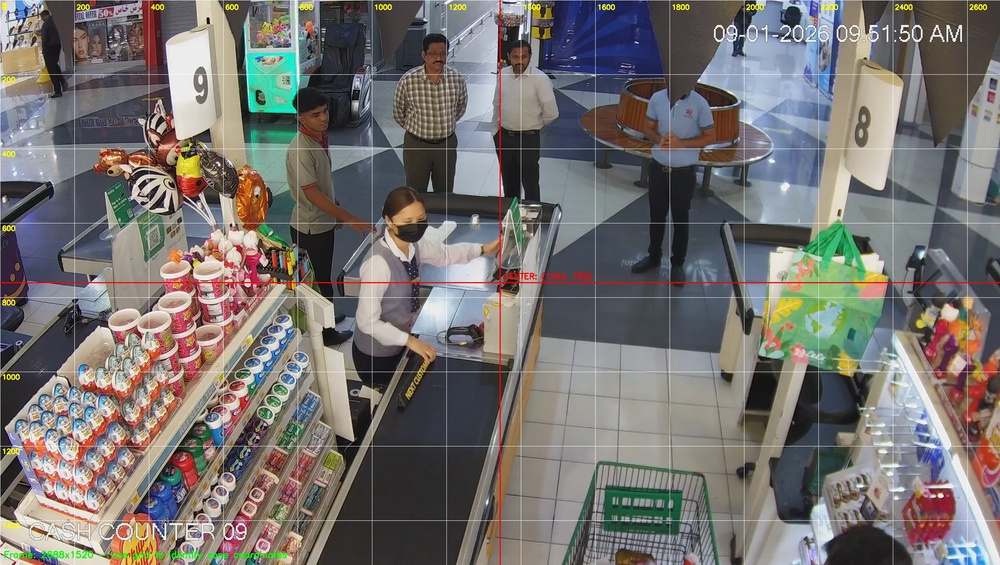
#> input picture frame_with_grid.jpg, 1000 x 565 px, shrunk from 2688 x 1520 before the run
$ python -i face_blur.py   (imports and definitions only)
#> lines starting #> are read from the running program, lines starting #| are printed output that depends on the picture
#> further down, picture is the input picture: shape (565, 1000, 3); mean B, G, R 111.8, 114, 118
import cv2
import numpy as np

def blur_faces(frame):
    gray = cv2.cvtColor(frame, cv2.COLOR_BGR2GRAY)
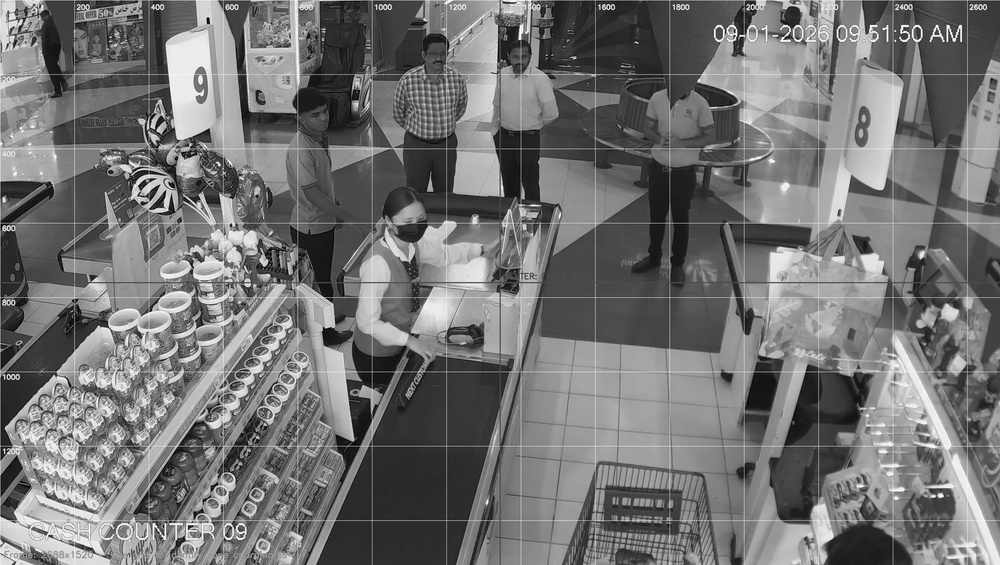
#> gray: shape (565, 1000); min 0, max 255, mean 114.9
    face_cascade = cv2.CascadeClassifier(cv2.data.haarcascades + 'haarcascade_frontalface_default.xml')
    faces = face_cascade.detectMultiScale(gray, 1.3, 5)
#> faces = ()
    for (x, y, w, h) in faces:
        face_roi = frame[y:y+h, x:x+w]
        face_roi = cv2.GaussianBlur(face_roi, (99, 99), 30)
        frame[y:y+h, x:x+w] = face_roi
#> this loop made 0 passes
    return frame

>>> import cv2
>>> picture = cv2.imread('../frame_with_grid.jpg')
>>> result = blur_faces(picture)
